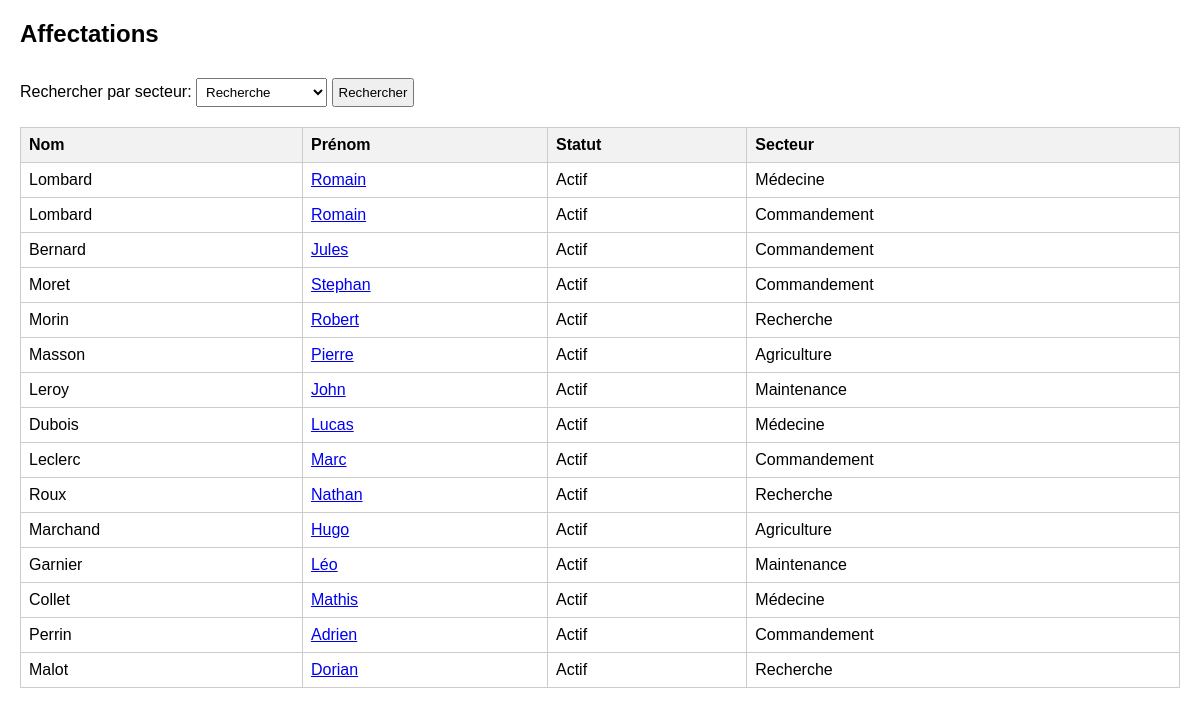
The app's page /vues/affectation.php, older data.
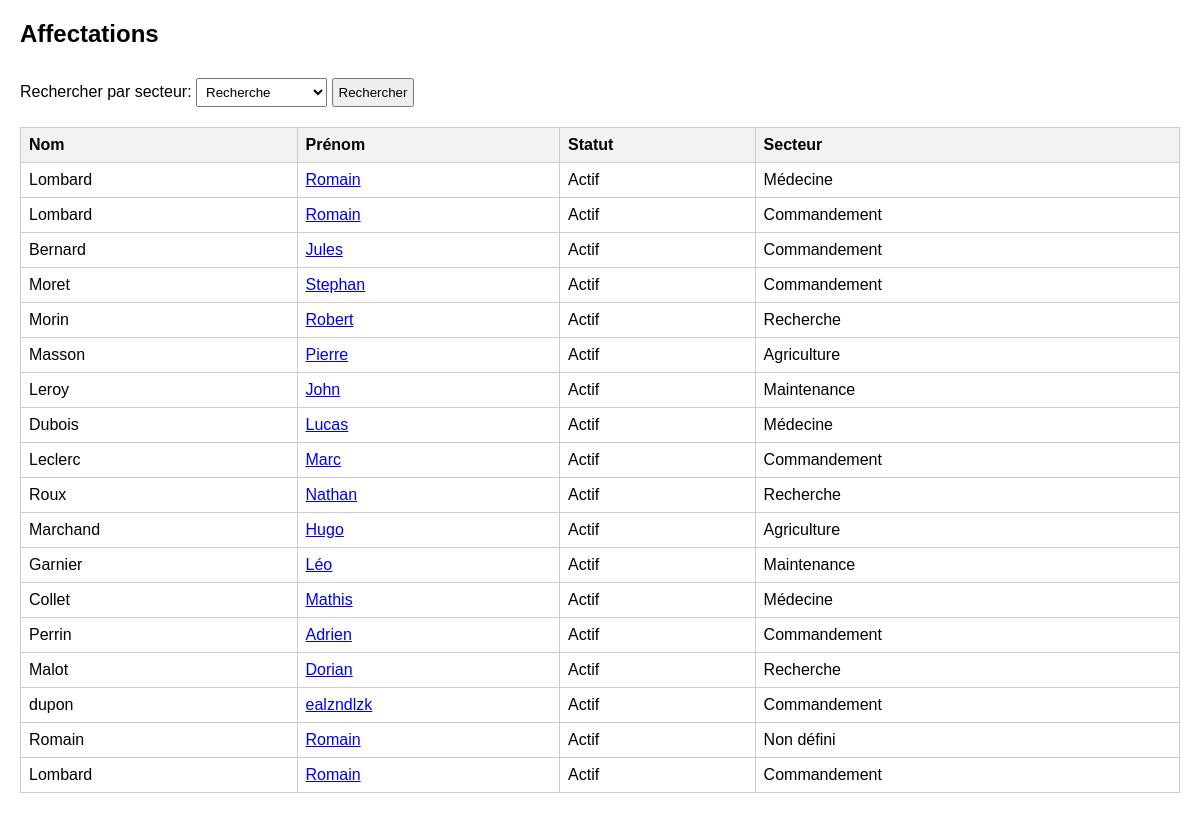
The same page, newer data.
### tables this page shows
CREATE TABLE `User` (
  `id` int NOT NULL,
  `identifiant` varchar(100) NOT NULL,
  `mdp` varchar(255) NOT NULL,
  `nom` varchar(100) NOT NULL,
  `prenom` varchar(100) NOT NULL,
  `idSpecialite` int DEFAULT NULL,
  `idSecteur` int DEFAULT NULL,
  `statut` enum('Actif','Repos','Malade','Danger') DEFAULT 'Actif',
  `lienPDP` text
);

### vues/affectation.php (the view, shortened to what this page needs)
<?php
$pdo = new PDO("mysql:host=localhost;dbname=orbibase", "root", "");
$pdo->setAttribute(PDO::ATTR_ERRMODE, PDO::ERRMODE_EXCEPTION);
$filtre = $_GET['filtre'] ?? '';
if ($filtre !== '') {
    $result = $pdo->prepare("SELECT * FROM user WHERE idSecteur = :filtre");
    $result->bindParam(':filtre', $filtre, PDO::PARAM_INT);
} else {
    $result = $pdo->prepare("SELECT * FROM user");
}
$result->execute();
$users = $result->fetchAll(PDO::FETCH_ASSOC);
?>
<!DOCTYPE html>
<html>
<head>
</head>
<body>
<h2> Affectations</h2>
<form method="GET" action="index.php">
    <label for="filtre">Rechercher par secteur: </label>
    <select name="filtre" id="filtre">
        <option value="1" <?= $filtre === '1' ? 'selected' : '' ?>>Recherche</option>
    </select>
    <button type="submit">Rechercher</button>
</form>
<table border="1" cellpadding="5" cellspacing="0">
    <tr>
        <th>Nom</th>
        <th>Prénom</th>
        <th>Statut</th>
        <th>Secteur</th>
    </tr>
    <?php foreach ($users as $user): ?>
        <tr>
            <td><?= $user['nom'] ?></td>
            <td>
                <a href="index.php?page=userInfos&id=<?= $user['id'] ?>">
                    <?= htmlspecialchars($user['prenom'], ENT_QUOTES, 'UTF-8') ?>
                </a>
            </td>
            <td><?= $user ['statut'] ?></td>
            <td>
                <?= match ($user['idSecteur']){
                    1 => 'Recherche',
                    2 => 'Agriculture',
                    3 => 'Maintenance',
                    4 => 'Médecine',
                    5 => 'Commandement',
                    default => 'Non défini',
                }
                ?>
            </td>
        </tr>
    <?php endforeach; ?>
</table>
</body>
</html>

Row changes from the older to the newer data that the page shows:
added user: nom "dupon", prenom "ealzndlzk", statut "Actif", idSecteur "Commandement"
added user: nom "Romain", prenom "Romain", statut "Actif", idSecteur "Non défini"
added user: nom "Lombard", prenom "Romain", statut "Actif", idSecteur "Commandement"
